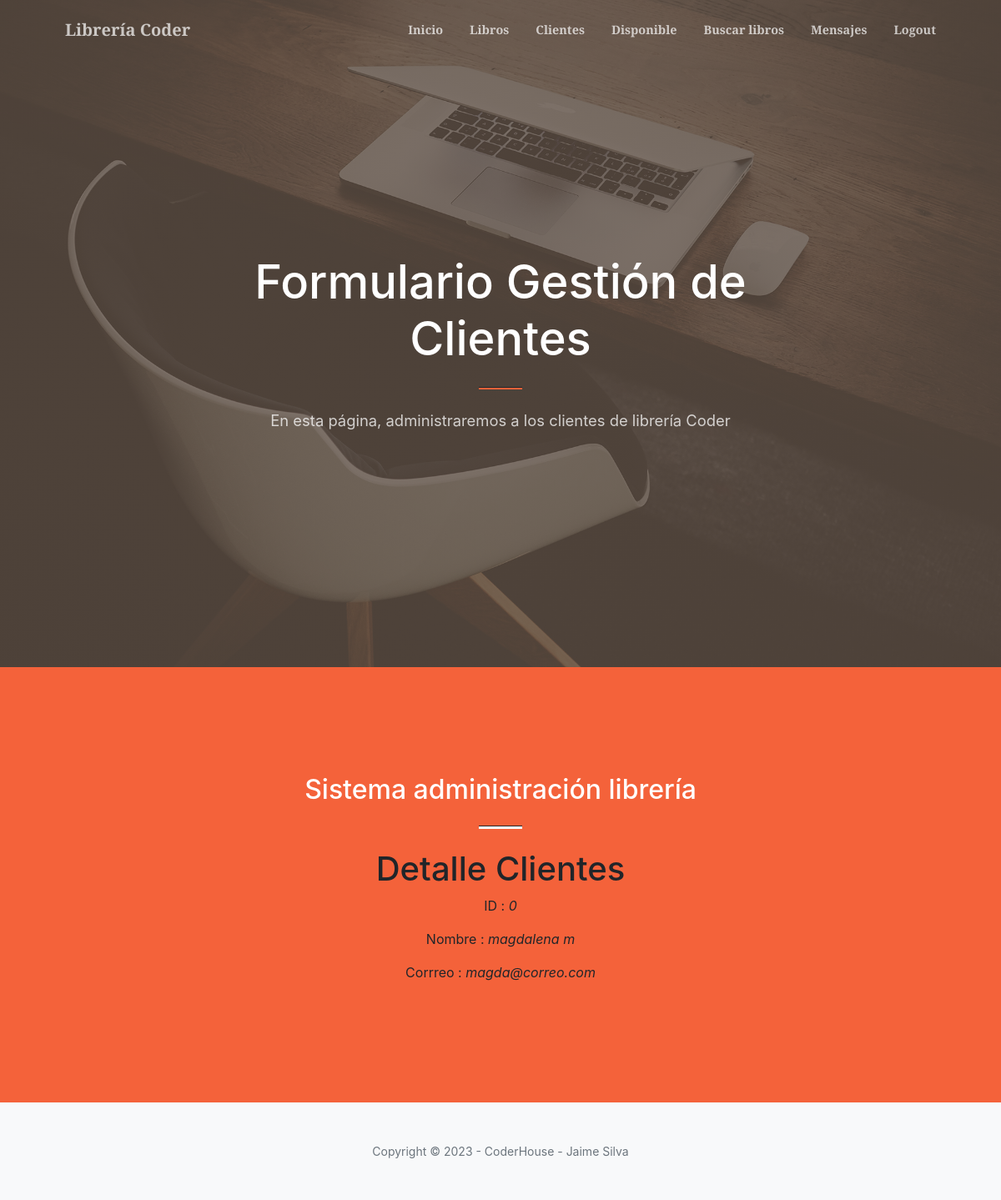
Page /milibreria/clientes/0 (signed in) on the committed database.
### miLibreria/models.py (models this page shows, shortened)
class cliente(models.Model):
    numeroCli = models.AutoField(primary_key=True)
    nombreCli = models.CharField(max_length=200)
    correoCli = models.EmailField(max_length=200)

### miLibreria/views.py (the view)
# urls.py: path('clientes/<pk>', ClienteDetalle.as_view(), name="cliente_detalle"),
class ClienteDetalle(LoginRequiredMixin,DetailView):
    model = cliente
    template_name = 'cliente_detalle.html'

### miLibreria/templates/cliente_detalle.html
{% extends 'padre.html' %}
{% load static %}
{% block titulo %}  Formulario Gestión de Clientes {% endblock titulo %}
{% block descripcion_titulo %} En esta página, administraremos a los clientes de librería Coder {% endblock %}
{% block contenido_que_cambia %}
    <h1>Detalle Clientes</h1>
    <p>ID : <i>{{  cliente.numeroCli }}</i></p>
    <p>Nombre : <i>{{ cliente.nombreCli }}</i></p>
    <p>Corrreo : <i>{{ cliente.correoCli }}</i></p>
{% endblock contenido_que_cambia %}

### rows in the picture
cliente: numeroCli "0", nombreCli "magdalena m", correoCli "magda@correo.com"
